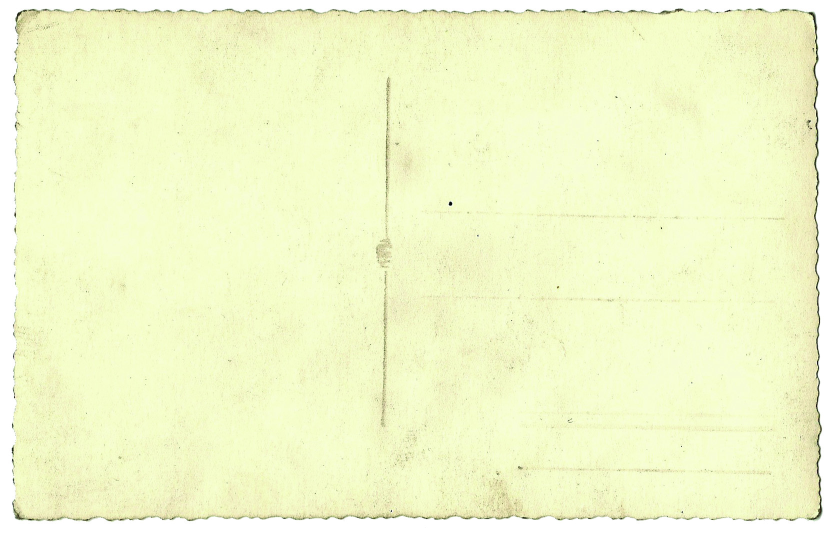
#> input picture assets/brand-source/postcard/blank/13.jpg, 1669 x 1070 px, found by its file name (shown at 1/2 size); its folder holds only this picture in this run
$ python build-postcard-assets.py
#> lines starting #> are read from the running program, lines starting #| are printed output that depends on the picture; after the words box and inside, x2 and y2 are one past the last pixel; in counts of white or black regions, pixels touching at a corner belong together
"""Turns the postcard source scans into the assets the app actually ships.

The sources in assets/brand-source/postcard are photographic scans: CMYK
JPEGs around 1700x1100 for the blanks and 3500x2548 RGB for the grain
plates, tens of megabytes in total. None of that can go in a bundle, and
the blanks additionally arrive on a pure-white studio background that would
render as a white rectangle behind every card.

Run this after adding or swapping a source file:

    python scripts/build-postcard-assets.py

It writes assets/postcard/, which IS committed — the outputs are inputs to
the bundle, and regenerating them should be a deliberate act rather than
something that happens on someone's machine at build time.
"""

import os
from PIL import Image, ImageChops, ImageDraw, ImageFilter

SRC = os.path.join('assets', 'brand-source', 'postcard')
OUT = os.path.join('assets', 'postcard')

# Which scans to ship. Enough that a screenful of cards is not obviously the
# same sheet repeated, few enough to keep the bundle honest — each card is a
# few hundred KB and they are all on screen at once in a feed.
BLANKS = ['13', '15', '18', '21', '23']
# The grain plates are nearly identical to each other at a glance; the point
# of more than one is that two cards next to each other do not share the same
# scratch. Three is enough for that.
GRAINS = ['19', '21', '27']

# The card renders about 360dp wide, so at 3x this is already more resolution
# than any phone will ask for. Paper texture upscales gracefully, which is why
# this is not larger.
CARD_WIDTH = 900
# The grain is a soft overlay with no fine detail worth preserving, and it is
# stretched over the picture rather than tiled.
GRAIN_WIDTH = 700
GRAIN_ALPHA_LEVELS = 32

# Card stock is very nearly one colour, so a palette costs almost nothing in
# fidelity and saves an enormous amount: a full-colour RGBA card is 720KB and
# the same card at 128 colours is 55KB, with no banding visible on paper this
# flat. Five cards in two orientations at full colour would have been 8MB of
# bundle on their own.
PALETTE_COLORS = 128

# How far in from the card's edge the frame overlay reaches, as a fraction of
# the card's width. The frame is the card with its middle removed, laid back
# over the picture — so the picture's edge becomes the frame's inner deckle
# rather than a cut rectangle, and the border around the picture is the same
# torn edge as the border around the card. Slightly more than the layout's own
# inset, so the picture always runs underneath it.
FRAME_DEPTH_RATIO = 0.045

# Where each card's overall colour is pulled to, as a position between pure
# white and the theme's cream. The scans arrive with a strong yellow-green
# cast from the scanner, which against this app's dark green background reads
# as olive rather than as card — and the five sheets are wildly different
# from each other besides, one of them nearly two stops darker than the rest.
#
# Correcting the cast and leaving the spread deliberate: each sheet is pulled
# to its own point on the white-to-cream line, so a feed still shows cards of
# visibly different ages without any of them going green. Past 1.0 is a
# little warmer than the palette's cream, which is where the oldest card sits.
CARD_TONES = [0.30, 0.52, 0.74, 0.94, 1.12]


THEME_CREAM = (234, 231, 207)
PURE_WHITE = (255, 255, 255)

# How far from pure white still counts as the studio background. The card's
# own lightest cream sits far below this on the blue channel (about 234
# against the background's 255), so there is a wide gap to aim at.
WHITE_THRESH = 16


def cut_out_card(path):
    """Scan -> RGBA with the white background removed and the deckle kept.

    Flood filled from the corners rather than keyed on colour: the card has
    pale patches of its own that a colour key clips into holes, whereas the
    background is by definition the white region connected to the edge of the
    scan.
    """
    rgb = Image.open(path).convert('RGB')
#> rgb is the input picture: PIL image 1669x1070 RGB; mean R, G, B 242.7, 248.9, 203.4
    w, h = rgb.size
#> w = 1669; h = 1070

    filled = rgb.copy()
    for seed in ((0, 0), (w - 1, 0), (0, h - 1), (w - 1, h - 1)):
        ImageDraw.floodfill(filled, seed, (255, 0, 255), thresh=WHITE_THRESH)
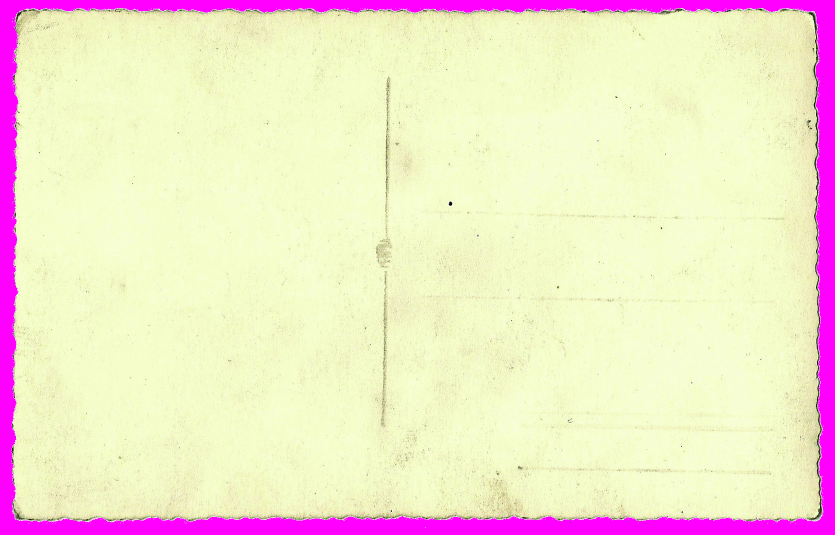
#> filled: PIL image 1669x1070 RGB (shown at 1/2 size); mean R, G, B 242.7, 227.9, 203.4

    # Anything the fill touched is background. Comparing against the original
    # finds it without a per-pixel loop.
    touched = ImageChops.difference(filled, rgb).convert('L')
    alpha = touched.point(lambda v: 0 if v > 10 else 255)
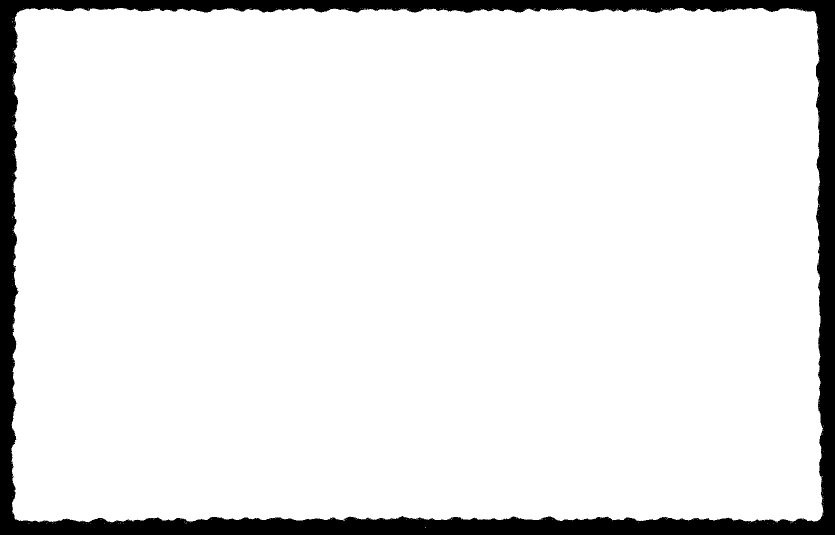
#> alpha: PIL image 1669x1070 L (shown at 1/2 size); 91.8% white; 1 black region, box (x1, y1, x2, y2) and area: (0, 0, 1669, 1070) 147288
    # A hair of feather, so the deckle reads as torn paper rather than as a
    # cut-out with a stair-stepped edge.
    alpha = alpha.filter(ImageFilter.GaussianBlur(0.7))

    # Flood the background with the card's own colour before resampling. Left
    # white, it bleeds a bright fringe along the entire deckle as soon as the
    # image is scaled down.
    card_only = rgb.copy()
    card_only.putalpha(alpha)
    average = card_only.resize((1, 1), Image.LANCZOS).convert('RGB').getpixel((0, 0))
#> average = (242, 248, 199)
    backing = Image.new('RGB', (w, h), average)
    backing.paste(rgb, mask=alpha)
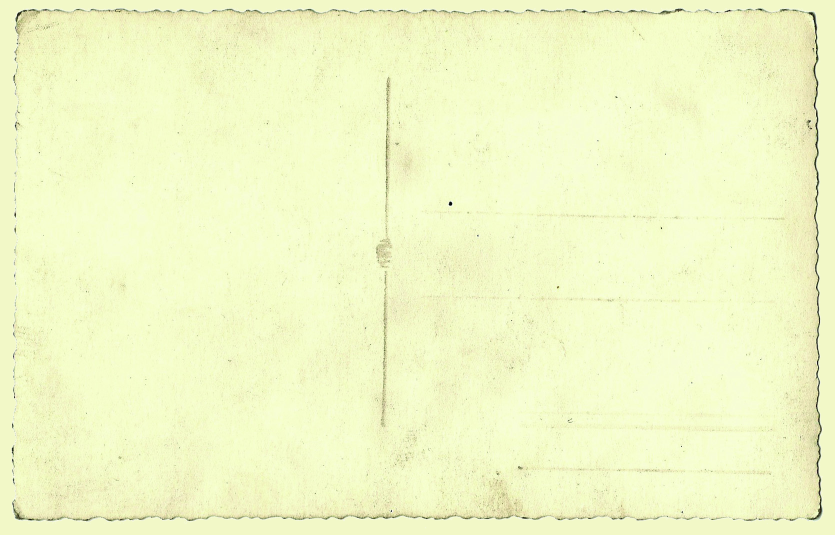
#> backing: PIL image 1669x1070 RGB (shown at 1/2 size); mean R, G, B 241.7, 248.4, 198.8

    backing.putalpha(alpha)
#> backing: PIL image 1669x1070 RGBA
    return backing


# Which point in a channel's distribution counts as "the paper". High enough
# to sit above the stains, below the few blown highlights along the deckle.
PAPER_PERCENTILE = 0.80


def percentile(band, mask, fraction):
    """The value below which `fraction` of the masked pixels fall."""
    histogram = band.histogram(mask=mask)
    cutoff = sum(histogram) * fraction
    running = 0
    for value, count in enumerate(histogram):
        running += count
        if running >= cutoff:
            return value
    return 255


def retone(card, tone):
    """Neutralise the scanner's cast and set the sheet's overall shade.

    A flat per-channel gain, so every mark, fibre and stain on the card keeps
    its relationship to the paper around it — the alternative, grading the
    image, flattens exactly the texture the scan was used for.
    """
#> called with tone = 0.3
    target = tuple(
        round(PURE_WHITE[i] + (THEME_CREAM[i] - PURE_WHITE[i]) * tone) for i in range(3)
    )
#> target = (249, 248, 241)
    alpha = card.getchannel('A')
    # Matched on the paper's own base tone, not the sheet's average. The
    # average is dragged down by foxing, creases and the printed rules, so the
    # more stained a card is the darker and greyer this made it — one sheet
    # came out neutral grey with no cream left in it at all. A high percentile
    # reads the clean paper between the marks, which is the thing that should
    # be cream.
    bands = []
    for i, band in enumerate(card.convert('RGB').split()):
        base = percentile(band, alpha, PAPER_PERCENTILE)
        gain = target[i] / max(1, base)
        bands.append(band.point(lambda v, g=gain: min(255, round(v * g))))
#> this loop made 3 passes
#> (base, gain) on passes 1 to 3: (246, 1.01), (254, 0.976), (206, 1.17)
#> after the loop, bands = 3 items

    toned = Image.merge('RGB', bands)
    toned.putalpha(alpha)
#> toned: PIL image 1669x1070 RGBA
    return toned


def erode(alpha, depth):
    """Pull an alpha channel inward by roughly `depth` pixels.

    Repeated 9x9 minimum filters rather than one huge one: a MinFilter is
    O(size^2) per pixel, so nine passes of 9 is far quicker than one pass of
    81 and erodes by the same amount.
    """
#> called with depth = 75.11
    step = 4  # a MinFilter(9) eats 4px off every side
    for _ in range(max(1, round(depth / step))):
        alpha = alpha.filter(ImageFilter.MinFilter(9))
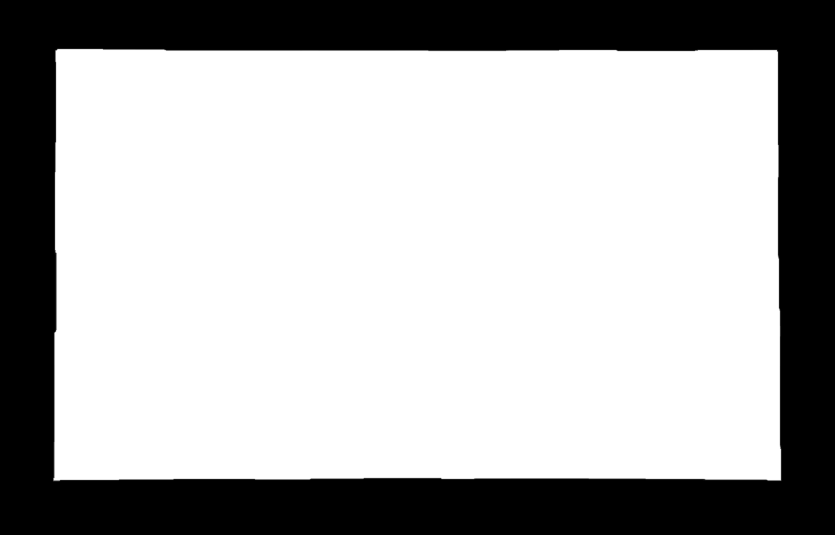
#> alpha: PIL image 1669x1070 L (shown at 1/2 size); min 0, max 255, mean 177.2
    return alpha


def as_frame(card):
    """The card with its middle taken out — see FRAME_DEPTH_RATIO.

    The hole is the card's own outline eroded inward, so the edge left around
    the picture is the same torn deckle as the edge around the card, just
    smaller. A drawn or generated inner edge was the obvious alternative and
    is exactly what this replaces: it never matched, because the real deckle
    is not a wave.
    """
    alpha = card.getchannel('A')
    inner = erode(alpha, card.width * FRAME_DEPTH_RATIO)
    # Outer minus inner: opaque only in the ring between the two outlines.
    ring = ImageChops.subtract(alpha, inner)
    frame = card.copy()
    frame.putalpha(ring)
    return frame


def save_quantized(image, path):
    image.quantize(colors=PALETTE_COLORS, method=Image.FASTOCTREE).save(path, optimize=True)


def write_card(name, tone):
    card = retone(cut_out_card(os.path.join(SRC, 'blank', f'{name}.jpg')), tone)
    frame = as_frame(card)
    w, h = card.size
#> w = 1669; h = 1070

    def landscape(img):
        return img.resize((CARD_WIDTH, round(h * CARD_WIDTH / w)), Image.LANCZOS)
#> call 2 of save_quantized, with path = 'assets/postcard/cardframe-13.png'
#> in save_quantized (call 2), `image.quantize(colors=PALETTE_COLORS, method=Image.FASTOCTREE).save(pa..`:
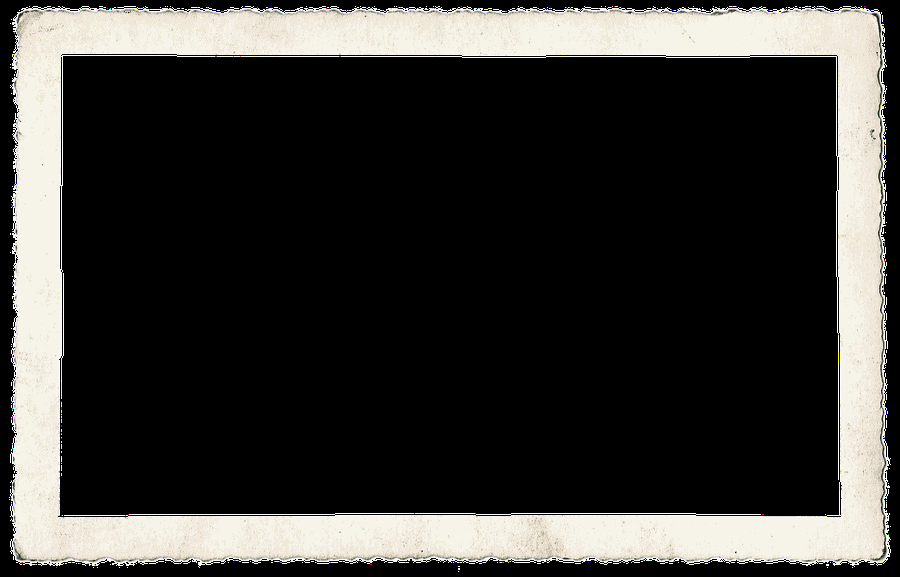
#> saved as cardframe-13.png: PIL image 900x577 P; mean R, G, B 57.9, 57, 54.1

    def portrait(img):
        turned = img.rotate(90, expand=True)
        pw, ph = turned.size
#> pw = 1070; ph = 1669
        return turned.resize((round(pw * CARD_WIDTH / ph), CARD_WIDTH), Image.LANCZOS)
#> returned value: PIL image 577x900 RGBA

    save_quantized(landscape(card), os.path.join(OUT, f'card-{name}.png'))
    save_quantized(landscape(frame), os.path.join(OUT, f'cardframe-{name}.png'))
    # A portrait card is the same sheet turned, not a different one. The
    # deckle runs around all four edges, so a rotation is indistinguishable
    # from a scan of a portrait card.
    save_quantized(portrait(card), os.path.join(OUT, f'card-{name}-portrait.png'))
    save_quantized(portrait(frame), os.path.join(OUT, f'cardframe-{name}-portrait.png'))
#> in portrait (call 2), `return turned.resize((round(pw * CARD_WIDTH / ph), CARD_WIDTH), Image...`:
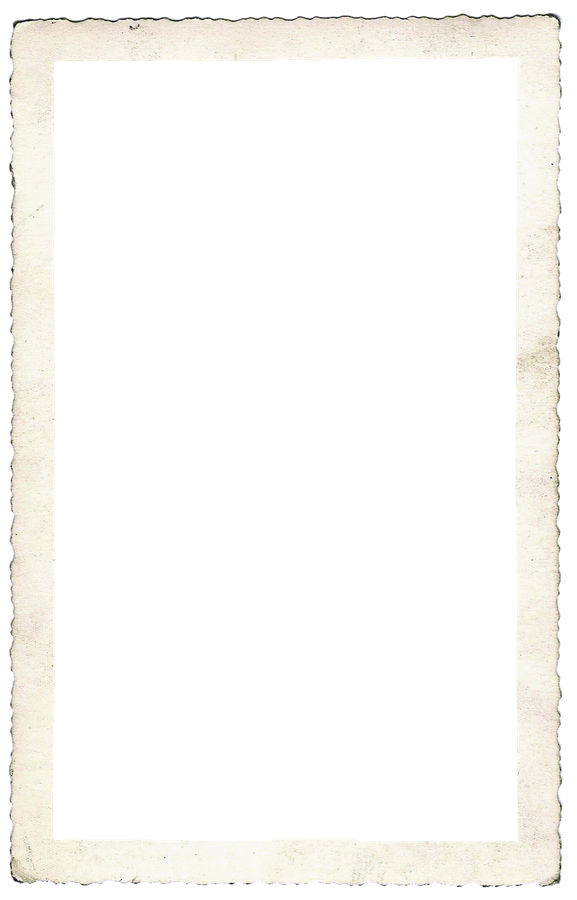
#> returned value: PIL image 577x900 RGBA; mean R, G, B, A 58.1, 57.1, 54.2, 56.7; transparent parts drawn white
#> in save_quantized (call 4), `image.quantize(colors=PALETTE_COLORS, method=Image.FASTOCTREE).save(pa..`:
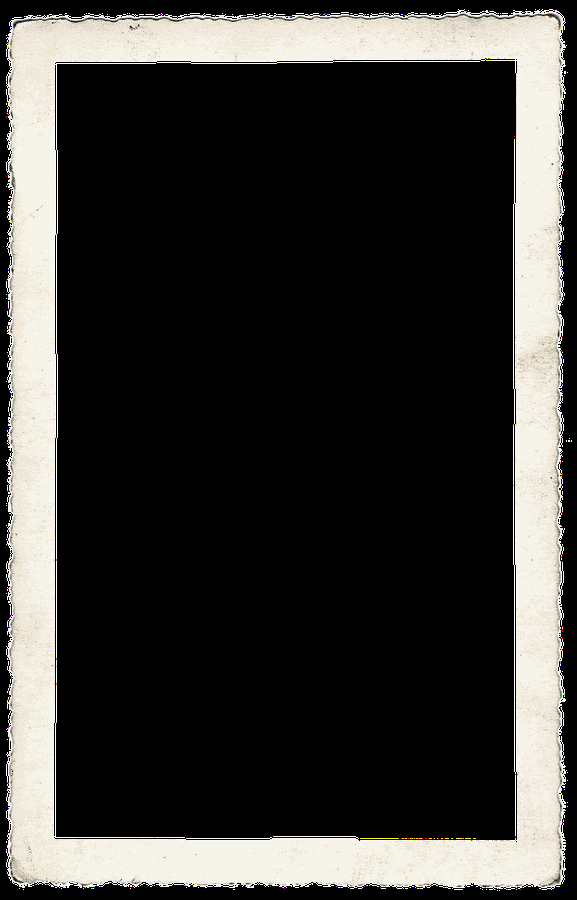
#> saved as cardframe-13-portrait.png: PIL image 577x900 P; mean R, G, B 58, 57, 54.1


def write_grain(name):
    # White, with the scan's luminance baked into the ALPHA channel.
    #
    # These plates used to ship as near-black RGB JPEGs laid on with a screen
    # blend, which is the natural way to read a scan like this: black screens
    # to nothing, so only the light marks land. react-native-web drops
    # mixBlendMode entirely (it does not appear anywhere in 0.21.2, and the
    # computed value comes back `normal`), so on the web the black plate went
    # on as a flat 22% veil over every photograph instead.
    #
    # Baking it into alpha makes the blend unnecessary rather than working
    # around it, and it is not an approximation — screen(b, s) is
    # b + s*(1 - b), and compositing WHITE at alpha s normally gives
    # b*(1 - s) + s, which is the same expression. Identical output on native,
    # correct output on the web, and one less platform-specific style.
    grain = Image.open(os.path.join(SRC, 'textures', f'{name}.jpg')).convert('L')
    w, h = grain.size
    grain = grain.resize((GRAIN_WIDTH, round(h * GRAIN_WIDTH / w)), Image.LANCZOS)
    # Alpha posterised to GRAIN_ALPHA_LEVELS steps. Noise is what makes a PNG
    # expensive, and at the 0.22 opacity this is laid on at, one step is 0.7%
    # of lightness — far below anything visible, and it takes the three plates
    # from 33K of JPEG to 19K of PNG rather than to the 149K a full-depth
    # alpha channel costs.
    step = 256 // GRAIN_ALPHA_LEVELS
    alpha = grain.point(lambda v: min(255, (v // step) * step + step // 2))
    plate = Image.new('LA', (GRAIN_WIDTH, alpha.size[1]))
    plate.putdata([(255, v) for v in alpha.get_flattened_data()])
    plate.save(os.path.join(OUT, f'grain-{name}.png'), optimize=True)


def main():
    os.makedirs(OUT, exist_ok=True)
    for name, tone in zip(BLANKS, CARD_TONES):
        write_card(name, tone)
        print('card', name, f'tone={tone}')

    for name in GRAINS:
        write_grain(name)
        print('grain', name)

    total = sum(
        os.path.getsize(os.path.join(OUT, f)) for f in os.listdir(OUT)
    )
    print(f'{len(os.listdir(OUT))} files, {total / 1024:.0f} KB')


if __name__ == '__main__':
#> (the run stopped early here; a loop or call above may not have finished)
